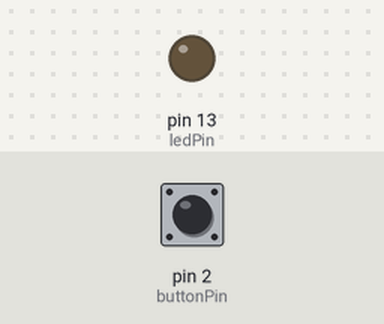
The sketch below on a simulated Arduino Uno, built with avr-gcc and run on an emulated ATmega328P. Shown: output pins drawn as LEDs (lit = HIGH). The inputs (shaded band) are chosen by the test bench; at power-on: pin 2 (buttonPin) LOW.

Above: at 1.2 s.
1.3 s: pin 2 (buttonPin) pulled HIGH for 0.15 s
At 1.37 s:
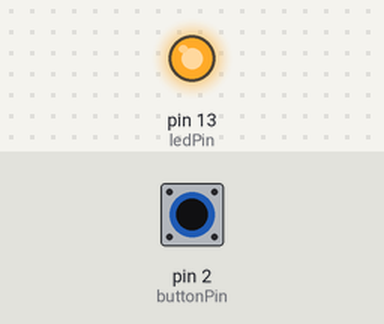
2.9 s: pin 2 (buttonPin) pulled HIGH for 3.2 s
At 7.3 s:
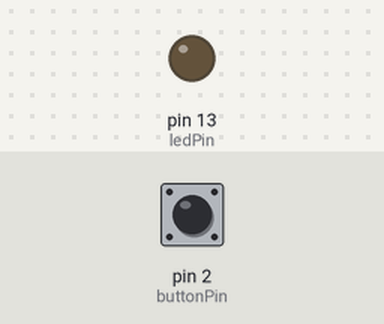
Timing chart, 0 to 8.8 s (numbered marks = the images above; inputs shaded):
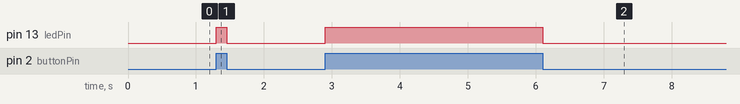

The sketch:

button-0.ino
```cpp
const int buttonPin = 2;      // the number of the pushbutton pin
const int ledPin =  13;       // the number of the LED pin

void setup() {
  pinMode(ledPin, OUTPUT);      // initialize LED pin as output
  pinMode(buttonPin, INPUT);    // initialize button pin as input
}

void loop() {
  digitalWrite(ledPin, digitalRead(buttonPin));
}
```

Measured:
- after the input at 1.3 s, pin 13 (ledPin): LOW → HIGH at once, → LOW 0.15 s later
- after the input at 2.9 s, pin 13 (ledPin): LOW → HIGH at once, → LOW 3.2 s later
